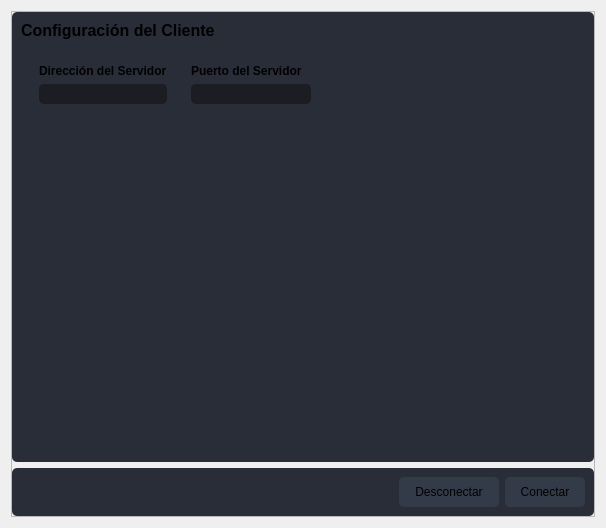
                  <widget class="QWidget" name="page_network">
                   <layout class="QVBoxLayout" name="verticalLayout_22">
                    <item>
                     <widget class="QFrame" name="content_network">
                      <property name="styleSheet">
                       <string notr="true"/>
                      </property>
                      <property name="frameShape">
                       <enum>QFrame::StyledPanel</enum>
                      </property>
                      <property name="frameShadow">
                       <enum>QFrame::Raised</enum>
                      </property>
                      <layout class="QVBoxLayout" name="verticalLayout_14">
                       <property name="leftMargin">
                        <number>0</number>
                       </property>
                       <property name="topMargin">
                        <number>0</number>
                       </property>
                       <property name="rightMargin">
                        <number>0</number>
                       </property>
                       <property name="bottomMargin">
                        <number>0</number>
                       </property>
                       <item>
                        <widget class="QFrame" name="frame_network_1">
                         <property name="styleSheet">
                          <string notr="true">background-color: rgb(41, 45, 56);
border-radius: 5px;</string>
                         </property>
                         <property name="frameShape">
                          <enum>QFrame::StyledPanel</enum>
                         </property>
                         <property name="frameShadow">
                          <enum>QFrame::Raised</enum>
                         </property>
                         <layout class="QVBoxLayout" name="verticalLayout_24">
                          <item>
                           <widget class="QLabel" name="labelHeaderUser_2">
                            <property name="maximumSize">
                             <size>
                              <width>16777215</width>
                              <height>30</height>
                             </size>
                            </property>
                            <property name="font">
                             <font>
                              <family>Segoe UI</family>
                              <pointsize>12</pointsize>
                              <weight>75</weight>
                              <bold>true</bold>
                             </font>
                            </property>
                            <property name="styleSheet">
                             <string notr="true"/>
                            </property>
                            <property name="text">
                             <string>Configuración del Cliente</string>
                            </property>
                           </widget>
                          </item>
                          <item>
                           <widget class="QFrame" name="frame_11">
                            <property name="frameShape">
                             <enum>QFrame::StyledPanel</enum>
                            </property>
                            <property name="frameShadow">
                             <enum>QFrame::Raised</enum>
                            </property>
                            <layout class="QHBoxLayout" name="horizontalLayout_14">
                             <item>
                              <widget class="QFrame" name="frame_12">
                               <property name="frameShape">
                                <enum>QFrame::StyledPanel</enum>
                               </property>
                               <property name="frameShadow">
                                <enum>QFrame::Raised</enum>
                               </property>
                               <layout class="QVBoxLayout" name="verticalLayout_21">
                                <item>
                                 <widget class="QLabel" name="labelHeaderUser_3">
                                  <property name="maximumSize">
                                   <size>
                                    <width>16777215</width>
                                    <height>25</height>
                                   </size>
                                  </property>
                                  <property name="font">
                                   <font>
                                    <family>Segoe UI</family>
                                    <pointsize>9</pointsize>
                                    <weight>75</weight>
                                    <bold>true</bold>
                                   </font>
                                  </property>
                                  <property name="styleSheet">
                                   <string notr="true"/>
                                  </property>
                                  <property name="text">
                                   <string>Dirección del Servidor</string>
                                  </property>
                                 </widget>
                                </item>
                                <item>
                                 <widget class="QLineEdit" name="hostLineEdit">
                                  <property name="styleSheet">
                                   <string notr="true">QLineEdit {
	background-color: rgb(27, 29, 35);
	border-radius: 5px;
	border: 2px solid rgb(27, 29, 35);
	padding-left: 10px;
}
QLineEdit:hover {
	border: 2px solid rgb(64, 71, 88);
}
QLineEdit:focus {
	border: 2px solid rgb(91, 101, 124);
}</string>
                                  </property>
                                 </widget>
                                </item>
                                <item>
                                 <spacer name="verticalSpacer">
                                  <property name="orientation">
                                   <enum>Qt::Vertical</enum>
                                  </property>
                                  <property name="sizeHint" stdset="0">
                                   <size>
                                    <width>20</width>
                                    <height>331</height>
                                   </size>
                                  </property>
                                 </spacer>
                                </item>
                               </layout>
                              </widget>
                             </item>
                             <item>
                              <widget class="QFrame" name="frame_13">
                               <property name="frameShape">
                                <enum>QFrame::StyledPanel</enum>
                               </property>
                               <property name="frameShadow">
                                <enum>QFrame::Raised</enum>
                               </property>
                               <layout class="QVBoxLayout" name="verticalLayout_23">
                                <item>
                                 <widget class="QLabel" name="labelHeaderUser_4">
                                  <property name="maximumSize">
                                   <size>
                                    <width>16777215</width>
                                    <height>25</height>
                                   </size>
                                  </property>
                                  <property name="font">
                                   <font>
                                    <family>Segoe UI</family>
                                    <pointsize>9</pointsize>
                                    <weight>75</weight>
                                    <bold>true</bold>
                                   </font>
                                  </property>
                                  <property name="styleSheet">
                                   <string notr="true"/>
                                  </property>
                                  <property name="text">
                                   <string>Puerto del Servidor</string>
                                  </property>
                                 </widget>
                                </item>
                                <item>
                                 <widget class="QLineEdit" name="hostPortLineEdit">
                                  <property name="styleSheet">
                                   <string notr="true">QLineEdit {
	background-color: rgb(27, 29, 35);
	border-radius: 5px;
	border: 2px solid rgb(27, 29, 35);
	padding-left: 10px;
}
QLineEdit:hover {
	border: 2px solid rgb(64, 71, 88);
}
QLineEdit:focus {
	border: 2px solid rgb(91, 101, 124);
}</string>
                                  </property>
                                  <property name="inputMethodHints">
                                   <set>Qt::ImhNone</set>
                                  </property>
                                 </widget>
                                </item>
                                <item>
                                 <spacer name="verticalSpacer_2">
                                  <property name="orientation">
                                   <enum>Qt::Vertical</enum>
                                  </property>
                                  <property name="sizeHint" stdset="0">
                                   <size>
                                    <width>20</width>
                                    <height>331</height>
                                   </size>
                                  </property>
                                 </spacer>
                                </item>
                               </layout>
                              </widget>
                             </item>
                             <item>
                              <spacer name="horizontalSpacer_3">
                               <property name="orientation">
                                <enum>Qt::Horizontal</enum>
                               </property>
                               <property name="sizeHint" stdset="0">
                                <size>
                                 <width>256</width>
                                 <height>38</height>
                                </size>
                               </property>
                              </spacer>
                             </item>
                            </layout>
                           </widget>
                          </item>
                         </layout>
                        </widget>
                       </item>
                       <item>
                        <widget class="QFrame" name="frame_network_2">
                         <property name="styleSheet">
                          <string notr="true">background-color: rgb(41, 45, 56);
border-radius: 5px;</string>
                         </property>
                         <property name="frameShape">
                          <enum>QFrame::StyledPanel</enum>
                         </property>
                         <property name="frameShadow">
                          <enum>QFrame::Raised</enum>
                         </property>
                         <layout class="QHBoxLayout" name="horizontalLayout_11">
                          <item>
                           <spacer name="horizontalSpacer_2">
                            <property name="orientation">
                             <enum>Qt::Horizontal</enum>
                            </property>
                            <property name="sizeHint" stdset="0">
                             <size>
                              <width>351</width>
                              <height>20</height>
                             </size>
                            </property>
                           </spacer>
                          </item>
                          <item>
                           <widget class="QPushButton" name="disconnectBtn">
                            <property name="enabled">
                             <bool>true</bool>
                            </property>
                            <property name="minimumSize">
                             <size>
                              <width>100</width>
                              <height>30</height>
                             </size>
                            </property>
                            <property name="font">
                             <font>
                              <pointsize>9</pointsize>
                             </font>
                            </property>
                            <property name="styleSheet">
                             <string notr="true">QPushButton {
	border: 2px solid rgb(52, 59, 72);
	border-radius: 5px;	
	background-color: rgb(52, 59, 72);
}
QPushButton:hover {
	background-color: rgb(57, 65, 80);
	border: 2px solid rgb(61, 70, 86);
}
QPushButton:pressed {	
	background-color: rgb(35, 40, 49);
	border: 2px solid rgb(43, 50, 61);
}</string>
                            </property>
                            <property name="text">
                             <string>Desconectar</string>
                            </property>
                           </widget>
                          </item>
                          <item>
                           <widget class="QPushButton" name="connectBtn">
                            <property name="enabled">
                             <bool>true</bool>
                            </property>
                            <property name="minimumSize">
                             <size>
                              <width>80</width>
                              <height>30</height>
                             </size>
                            </property>
                            <property name="font">
                             <font>
                              <pointsize>9</pointsize>
                             </font>
                            </property>
                            <property name="styleSheet">
                             <string notr="true">QPushButton {
	border: 2px solid rgb(52, 59, 72);
	border-radius: 5px;	
	background-color: rgb(52, 59, 72);
}
QPushButton:hover {
	background-color: rgb(57, 65, 80);
	border: 2px solid rgb(61, 70, 86);
}
QPushButton:pressed {	
	background-color: rgb(35, 40, 49);
	border: 2px solid rgb(43, 50, 61);
}</string>
                            </property>
                            <property name="text">
                             <string>Conectar</string>
                            </property>
                           </widget>
                          </item>
                         </layout>
                        </widget>
                       </item>
                      </layout>
                     </widget>
                    </item>
                   </layout>
                  </widget>
